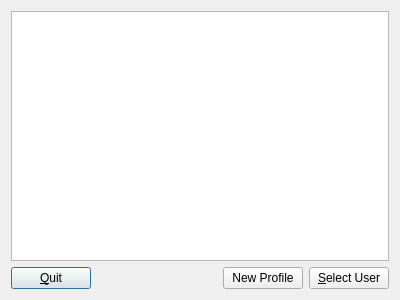
<?xml version="1.0" encoding="UTF-8"?>
<ui version="4.0">
 <class>ProfileSelect</class>
 <widget class="QDialog" name="ProfileSelect">
  <property name="geometry">
   <rect>
    <x>0</x>
    <y>0</y>
    <width>400</width>
    <height>300</height>
   </rect>
  </property>
  <property name="windowTitle">
   <string>Select Profile</string>
  </property>
  <property name="windowIcon">
   <iconset resource="Resources.qrc">
    <normaloff>:/icons/bob-v3.0.png</normaloff>:/icons/bob-v3.0.png</iconset>
  </property>
  <layout class="QVBoxLayout" name="verticalLayout">
   <item>
    <widget class="QListView" name="listView">
     <property name="contextMenuPolicy">
      <enum>Qt::CustomContextMenu</enum>
     </property>
    </widget>
   </item>
   <item>
    <layout class="QHBoxLayout" name="horizontalLayout">
     <item>
      <widget class="QPushButton" name="quitButton">
       <property name="text">
        <string>&amp;Quit</string>
       </property>
      </widget>
     </item>
     <item>
      <spacer name="horizontalSpacer">
       <property name="orientation">
        <enum>Qt::Horizontal</enum>
       </property>
       <property name="sizeHint" stdset="0">
        <size>
         <width>40</width>
         <height>20</height>
        </size>
       </property>
      </spacer>
     </item>
     <item>
      <widget class="QPushButton" name="newProfileButton">
       <property name="text">
        <string>New Profile</string>
       </property>
      </widget>
     </item>
     <item>
      <widget class="QPushButton" name="selectButton">
       <property name="text">
        <string>&amp;Select User</string>
       </property>
      </widget>
     </item>
    </layout>
   </item>
  </layout>
 </widget>
 <resources>
  <include location="Resources.qrc"/>
 </resources>
 <connections>
  <connection>
   <sender>quitButton</sender>
   <signal>clicked()</signal>
   <receiver>ProfileSelect</receiver>
   <slot>reject()</slot>
   <hints>
    <hint type="sourcelabel">
     <x>52</x>
     <y>276</y>
    </hint>
    <hint type="destinationlabel">
     <x>199</x>
     <y>149</y>
    </hint>
   </hints>
  </connection>
 </connections>
</ui>
